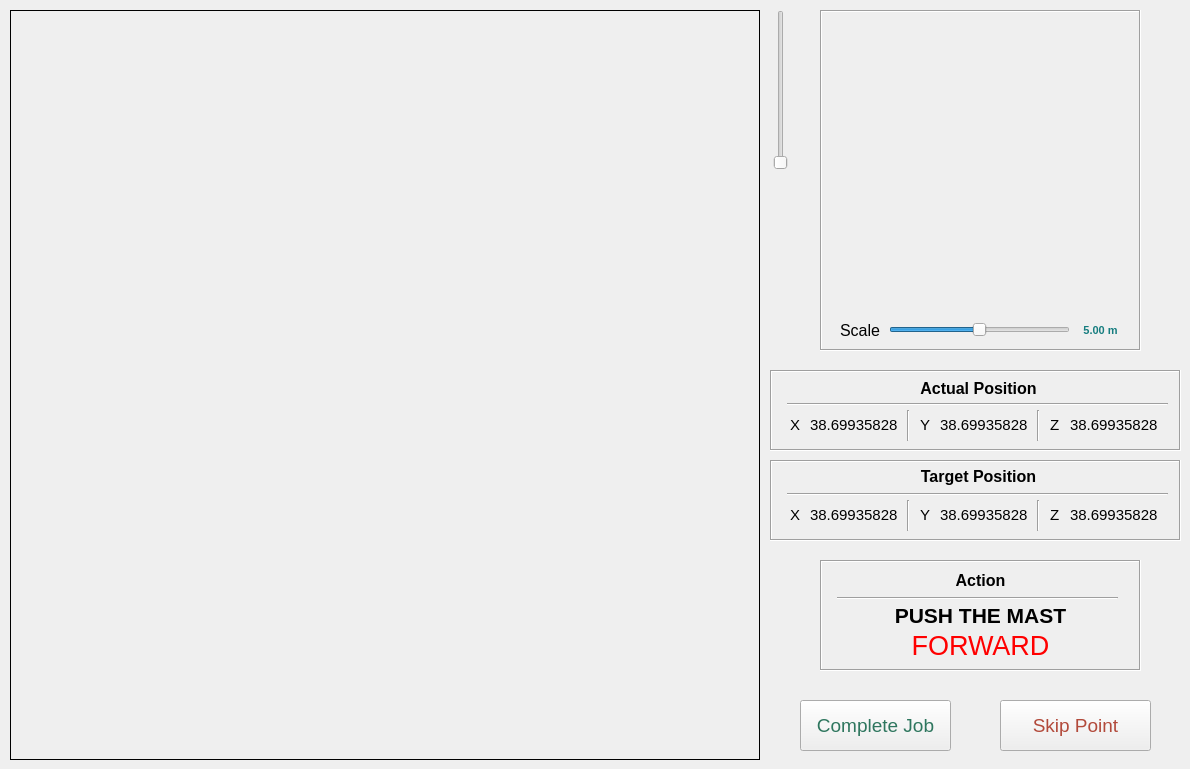
      <widget class="QWidget" name="wdMain_M" native="true">
       <widget class="QWidget" name="grMain" native="true">
        <property name="geometry">
         <rect>
          <x>10</x>
          <y>10</y>
          <width>750</width>
          <height>750</height>
         </rect>
        </property>
        <property name="styleSheet">
         <string notr="true">border: 1px solid black;</string>
        </property>
       </widget>
       <widget class="QFrame" name="frame_2">
        <property name="geometry">
         <rect>
          <x>770</x>
          <y>370</y>
          <width>411</width>
          <height>81</height>
         </rect>
        </property>
        <property name="frameShape">
         <enum>QFrame::Box</enum>
        </property>
        <property name="frameShadow">
         <enum>QFrame::Sunken</enum>
        </property>
        <widget class="QLabel" name="label_5">
         <property name="geometry">
          <rect>
           <x>20</x>
           <y>40</y>
           <width>16</width>
           <height>30</height>
          </rect>
         </property>
         <property name="font">
          <font>
           <pointsize>11</pointsize>
          </font>
         </property>
         <property name="frameShape">
          <enum>QFrame::NoFrame</enum>
         </property>
         <property name="text">
          <string>X</string>
         </property>
        </widget>
        <widget class="QLabel" name="lbTitle_3">
         <property name="geometry">
          <rect>
           <x>68</x>
           <y>8</y>
           <width>281</width>
           <height>20</height>
          </rect>
         </property>
         <property name="font">
          <font>
           <pointsize>12</pointsize>
           <weight>75</weight>
           <bold>true</bold>
          </font>
         </property>
         <property name="text">
          <string>Actual Position</string>
         </property>
         <property name="alignment">
          <set>Qt::AlignBottom|Qt::AlignHCenter</set>
         </property>
        </widget>
        <widget class="Line" name="line">
         <property name="geometry">
          <rect>
           <x>17</x>
           <y>24</y>
           <width>381</width>
           <height>20</height>
          </rect>
         </property>
         <property name="orientation">
          <enum>Qt::Horizontal</enum>
         </property>
        </widget>
        <widget class="QLabel" name="lbActualPos_X">
         <property name="geometry">
          <rect>
           <x>40</x>
           <y>40</y>
           <width>101</width>
           <height>30</height>
          </rect>
         </property>
         <property name="font">
          <font>
           <pointsize>11</pointsize>
          </font>
         </property>
         <property name="text">
          <string>38.69935828</string>
         </property>
        </widget>
        <widget class="QLabel" name="label_8">
         <property name="geometry">
          <rect>
           <x>150</x>
           <y>40</y>
           <width>21</width>
           <height>30</height>
          </rect>
         </property>
         <property name="font">
          <font>
           <pointsize>11</pointsize>
          </font>
         </property>
         <property name="frameShape">
          <enum>QFrame::NoFrame</enum>
         </property>
         <property name="text">
          <string>Y</string>
         </property>
        </widget>
        <widget class="QLabel" name="lbActualPos_Y">
         <property name="geometry">
          <rect>
           <x>170</x>
           <y>40</y>
           <width>101</width>
           <height>30</height>
          </rect>
         </property>
         <property name="font">
          <font>
           <pointsize>11</pointsize>
          </font>
         </property>
         <property name="text">
          <string>38.69935828</string>
         </property>
        </widget>
        <widget class="Line" name="line_2">
         <property name="geometry">
          <rect>
           <x>130</x>
           <y>40</y>
           <width>16</width>
           <height>31</height>
          </rect>
         </property>
         <property name="orientation">
          <enum>Qt::Vertical</enum>
         </property>
        </widget>
        <widget class="QLabel" name="label_9">
         <property name="geometry">
          <rect>
           <x>280</x>
           <y>40</y>
           <width>21</width>
           <height>30</height>
          </rect>
         </property>
         <property name="font">
          <font>
           <pointsize>11</pointsize>
          </font>
         </property>
         <property name="frameShape">
          <enum>QFrame::NoFrame</enum>
         </property>
         <property name="text">
          <string>Z</string>
         </property>
        </widget>
        <widget class="QLabel" name="lbActualPos_Y_2">
         <property name="geometry">
          <rect>
           <x>300</x>
           <y>40</y>
           <width>101</width>
           <height>30</height>
          </rect>
         </property>
         <property name="font">
          <font>
           <pointsize>11</pointsize>
          </font>
         </property>
         <property name="text">
          <string>38.69935828</string>
         </property>
        </widget>
        <widget class="Line" name="line_18">
         <property name="geometry">
          <rect>
           <x>260</x>
           <y>40</y>
           <width>16</width>
           <height>31</height>
          </rect>
         </property>
         <property name="orientation">
          <enum>Qt::Vertical</enum>
         </property>
        </widget>
       </widget>
       <widget class="QFrame" name="frame_4">
        <property name="geometry">
         <rect>
          <x>820</x>
          <y>560</y>
          <width>321</width>
          <height>111</height>
         </rect>
        </property>
        <property name="frameShape">
         <enum>QFrame::Box</enum>
        </property>
        <property name="frameShadow">
         <enum>QFrame::Sunken</enum>
        </property>
        <widget class="QLabel" name="lbAction_1">
         <property name="geometry">
          <rect>
           <x>20</x>
           <y>40</y>
           <width>281</width>
           <height>30</height>
          </rect>
         </property>
         <property name="font">
          <font>
           <pointsize>16</pointsize>
           <weight>75</weight>
           <bold>true</bold>
          </font>
         </property>
         <property name="frameShape">
          <enum>QFrame::NoFrame</enum>
         </property>
         <property name="text">
          <string>PUSH THE MAST</string>
         </property>
         <property name="alignment">
          <set>Qt::AlignCenter</set>
         </property>
        </widget>
        <widget class="QLabel" name="lbTitle_5">
         <property name="geometry">
          <rect>
           <x>20</x>
           <y>10</y>
           <width>281</width>
           <height>20</height>
          </rect>
         </property>
         <property name="font">
          <font>
           <pointsize>12</pointsize>
           <weight>75</weight>
           <bold>true</bold>
          </font>
         </property>
         <property name="text">
          <string>Action</string>
         </property>
         <property name="alignment">
          <set>Qt::AlignBottom|Qt::AlignHCenter</set>
         </property>
        </widget>
        <widget class="Line" name="line_5">
         <property name="geometry">
          <rect>
           <x>17</x>
           <y>30</y>
           <width>281</width>
           <height>16</height>
          </rect>
         </property>
         <property name="orientation">
          <enum>Qt::Horizontal</enum>
         </property>
        </widget>
        <widget class="QLabel" name="lbAction_2">
         <property name="geometry">
          <rect>
           <x>20</x>
           <y>70</y>
           <width>281</width>
           <height>30</height>
          </rect>
         </property>
         <property name="font">
          <font>
           <pointsize>20</pointsize>
           <weight>50</weight>
           <bold>false</bold>
          </font>
         </property>
         <property name="styleSheet">
          <string notr="true">color: rgb(255, 0, 0);</string>
         </property>
         <property name="frameShape">
          <enum>QFrame::NoFrame</enum>
         </property>
         <property name="text">
          <string>FORWARD</string>
         </property>
         <property name="alignment">
          <set>Qt::AlignCenter</set>
         </property>
        </widget>
       </widget>
       <widget class="QPushButton" name="pushButton_2">
        <property name="geometry">
         <rect>
          <x>800</x>
          <y>700</y>
          <width>151</width>
          <height>51</height>
         </rect>
        </property>
        <property name="font">
         <font>
          <pointsize>14</pointsize>
         </font>
        </property>
        <property name="styleSheet">
         <string notr="true">color: #2E765E;</string>
        </property>
        <property name="text">
         <string>Complete Job</string>
        </property>
       </widget>
       <widget class="QFrame" name="frame_6">
        <property name="geometry">
         <rect>
          <x>820</x>
          <y>10</y>
          <width>321</width>
          <height>341</height>
         </rect>
        </property>
        <property name="frameShape">
         <enum>QFrame::Box</enum>
        </property>
        <property name="frameShadow">
         <enum>QFrame::Sunken</enum>
        </property>
        <widget class="QWidget" name="grZoom" native="true">
         <property name="geometry">
          <rect>
           <x>10</x>
           <y>10</y>
           <width>300</width>
           <height>300</height>
          </rect>
         </property>
        </widget>
        <widget class="QLabel" name="label_20">
         <property name="geometry">
          <rect>
           <x>20</x>
           <y>310</y>
           <width>61</width>
           <height>21</height>
          </rect>
         </property>
         <property name="font">
          <font>
           <pointsize>12</pointsize>
          </font>
         </property>
         <property name="text">
          <string>Scale</string>
         </property>
        </widget>
        <widget class="QSlider" name="slZoomScale">
         <property name="geometry">
          <rect>
           <x>69</x>
           <y>310</y>
           <width>181</width>
           <height>20</height>
          </rect>
         </property>
         <property name="minimum">
          <number>0</number>
         </property>
         <property name="maximum">
          <number>6</number>
         </property>
         <property name="value">
          <number>3</number>
         </property>
         <property name="orientation">
          <enum>Qt::Horizontal</enum>
         </property>
        </widget>
        <widget class="QLabel" name="lbScale">
         <property name="geometry">
          <rect>
           <x>250</x>
           <y>310</y>
           <width>61</width>
           <height>20</height>
          </rect>
         </property>
         <property name="font">
          <font>
           <pointsize>8</pointsize>
           <weight>75</weight>
           <bold>true</bold>
          </font>
         </property>
         <property name="styleSheet">
          <string notr="true">color:#167D7F;</string>
         </property>
         <property name="frameShape">
          <enum>QFrame::NoFrame</enum>
         </property>
         <property name="text">
          <string>5.00 m</string>
         </property>
         <property name="alignment">
          <set>Qt::AlignCenter</set>
         </property>
        </widget>
       </widget>
       <widget class="QSlider" name="verticalSlider">
        <property name="geometry">
         <rect>
          <x>770</x>
          <y>10</y>
          <width>22</width>
          <height>160</height>
         </rect>
        </property>
        <property name="orientation">
         <enum>Qt::Vertical</enum>
        </property>
       </widget>
       <widget class="QPushButton" name="pushButton_3">
        <property name="geometry">
         <rect>
          <x>1000</x>
          <y>700</y>
          <width>151</width>
          <height>51</height>
         </rect>
        </property>
        <property name="font">
         <font>
          <pointsize>14</pointsize>
         </font>
        </property>
        <property name="styleSheet">
         <string notr="true">color: #B24A3B;</string>
        </property>
        <property name="text">
         <string>Skip Point</string>
        </property>
       </widget>
       <widget class="QFrame" name="frame_3">
        <property name="geometry">
         <rect>
          <x>770</x>
          <y>460</y>
          <width>411</width>
          <height>81</height>
         </rect>
        </property>
        <property name="frameShape">
         <enum>QFrame::Box</enum>
        </property>
        <property name="frameShadow">
         <enum>QFrame::Sunken</enum>
        </property>
        <widget class="QLabel" name="label_6">
         <property name="geometry">
          <rect>
           <x>20</x>
           <y>40</y>
           <width>16</width>
           <height>30</height>
          </rect>
         </property>
         <property name="font">
          <font>
           <pointsize>11</pointsize>
          </font>
         </property>
         <property name="frameShape">
          <enum>QFrame::NoFrame</enum>
         </property>
         <property name="text">
          <string>X</string>
         </property>
        </widget>
        <widget class="QLabel" name="lbTitle_4">
         <property name="geometry">
          <rect>
           <x>68</x>
           <y>6</y>
           <width>281</width>
           <height>20</height>
          </rect>
         </property>
         <property name="font">
          <font>
           <pointsize>12</pointsize>
           <weight>75</weight>
           <bold>true</bold>
          </font>
         </property>
         <property name="text">
          <string>Target Position</string>
         </property>
         <property name="alignment">
          <set>Qt::AlignBottom|Qt::AlignHCenter</set>
         </property>
        </widget>
        <widget class="Line" name="line_3">
         <property name="geometry">
          <rect>
           <x>17</x>
           <y>24</y>
           <width>381</width>
           <height>20</height>
          </rect>
         </property>
         <property name="orientation">
          <enum>Qt::Horizontal</enum>
         </property>
        </widget>
        <widget class="QLabel" name="lbActualPos_X_2">
         <property name="geometry">
          <rect>
           <x>40</x>
           <y>40</y>
           <width>101</width>
           <height>30</height>
          </rect>
         </property>
         <property name="font">
          <font>
           <pointsize>11</pointsize>
          </font>
         </property>
         <property name="text">
          <string>38.69935828</string>
         </property>
        </widget>
        <widget class="QLabel" name="label_10">
         <property name="geometry">
          <rect>
           <x>150</x>
           <y>40</y>
           <width>21</width>
           <height>30</height>
          </rect>
         </property>
         <property name="font">
          <font>
           <pointsize>11</pointsize>
          </font>
         </property>
         <property name="frameShape">
          <enum>QFrame::NoFrame</enum>
         </property>
         <property name="text">
          <string>Y</string>
         </property>
        </widget>
        <widget class="QLabel" name="lbActualPos_Y_3">
         <property name="geometry">
          <rect>
           <x>170</x>
           <y>40</y>
           <width>101</width>
           <height>30</height>
          </rect>
         </property>
         <property name="font">
          <font>
           <pointsize>11</pointsize>
          </font>
         </property>
         <property name="text">
          <string>38.69935828</string>
         </property>
        </widget>
        <widget class="Line" name="line_4">
         <property name="geometry">
          <rect>
           <x>130</x>
           <y>40</y>
           <width>16</width>
           <height>31</height>
          </rect>
         </property>
         <property name="orientation">
          <enum>Qt::Vertical</enum>
         </property>
        </widget>
        <widget class="QLabel" name="label_11">
         <property name="geometry">
          <rect>
           <x>280</x>
           <y>40</y>
           <width>21</width>
           <height>30</height>
          </rect>
         </property>
         <property name="font">
          <font>
           <pointsize>11</pointsize>
          </font>
         </property>
         <property name="frameShape">
          <enum>QFrame::NoFrame</enum>
         </property>
         <property name="text">
          <string>Z</string>
         </property>
        </widget>
        <widget class="QLabel" name="lbActualPos_Y_4">
         <property name="geometry">
          <rect>
           <x>300</x>
           <y>40</y>
           <width>101</width>
           <height>30</height>
          </rect>
         </property>
         <property name="font">
          <font>
           <pointsize>11</pointsize>
          </font>
         </property>
         <property name="text">
          <string>38.69935828</string>
         </property>
        </widget>
        <widget class="Line" name="line_19">
         <property name="geometry">
          <rect>
           <x>260</x>
           <y>40</y>
           <width>16</width>
           <height>31</height>
          </rect>
         </property>
         <property name="orientation">
          <enum>Qt::Vertical</enum>
         </property>
        </widget>
       </widget>
      </widget>
